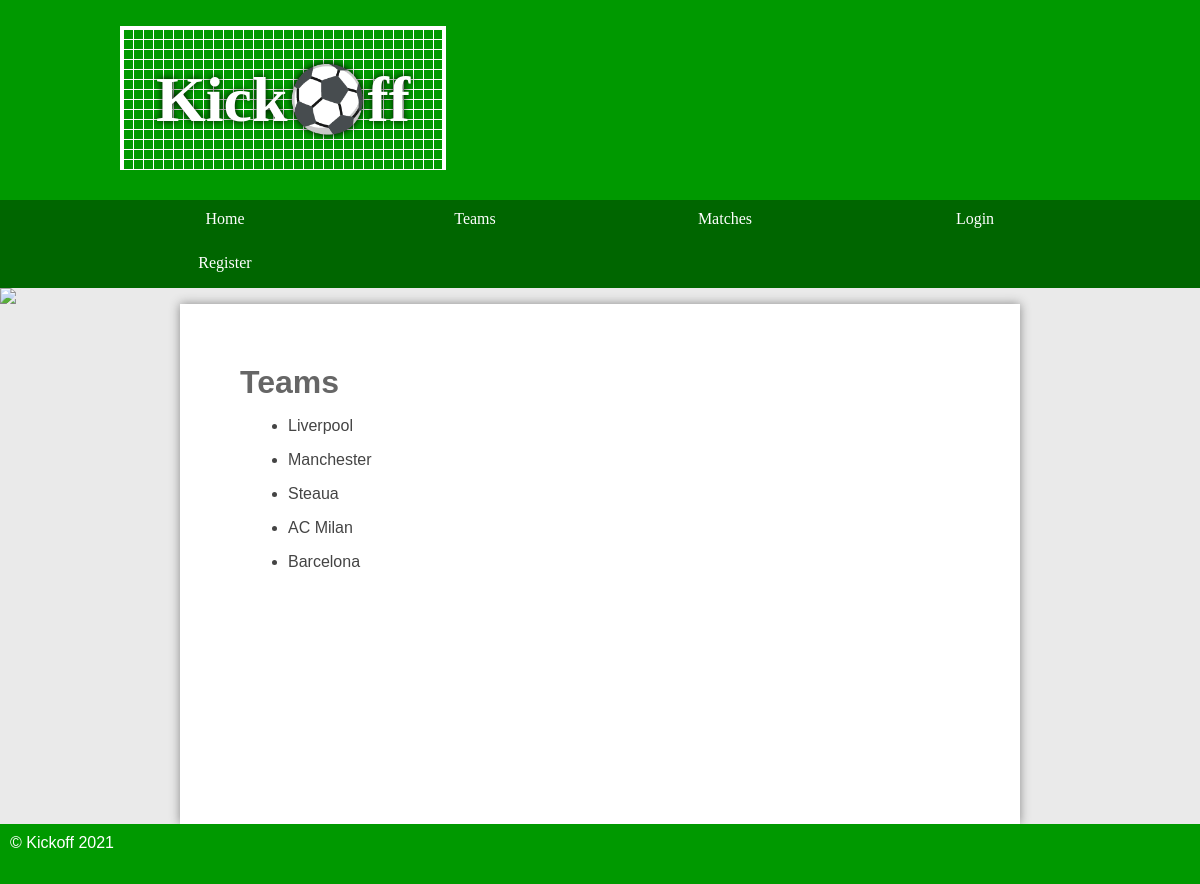
Page /default/public/teams.php on the committed database.
### tables this page shows
CREATE TABLE `team` (
  `id` int(11) NOT NULL AUTO_INCREMENT,
  `name` varchar(165) DEFAULT NULL,
  PRIMARY KEY (`id`)
);

### default/public/teams.php (the view, shortened to what this page needs)
<?php
require '../templates/header.php';
require '../database.php';
$stmtTeam = $pdo->prepare('SELECT * FROM team');
$stmtTeam->execute();
$team = $stmtTeam->fetchAll();
if (isset($_SESSION['loggedin'])){
    $stmt = $pdo->prepare('SELECT * FROM user WHERE id = ' . $_SESSION['loggedin']);
    $stmt->execute();
    $login = $stmt->fetch();
    if ($login['access'] === 'owner' || $login['access'] === 'admin'){
        echo '<h1>Teams</h1>';
        echo '<p><a href="admin.php">Add new team(s)</a></p>';
        echo '<ul>';
        foreach ($team as $teams){
            echo '<li>';
            echo $teams['name'];
            echo ' <a href="editteam.php?id=' . $teams['id'] . '">Edit</a>';
            echo ' <a href="deleteteam.php?id=' . $teams['id'] . '">Delete</a>';
            echo '</li>';
        }
        echo '</ul>';
    }
    else{
        echo '<h1>Teams</h1>
        <ul>';
        foreach ($team as $teams){
            echo '<li>';
            echo $teams['name'];
            echo '</li>';
        }
        echo '</ul>';
    }
}
else{
    echo '<h1>Teams</h1>
    <ul>';
    foreach ($team as $teams){
        echo '<li>';
        echo $teams['name'];
        echo '</li>';
    }
    echo '</ul>';
}
require '../templates/footer.php';

### default/public/styles.css (style rules this page uses)
* { margin: 0; padding: 0; }
html { font-family: 'Oxygen-Regular', verdana, sans-serif; }
body { background-color: #eaeaea; }
main ul { margin-left: 3em; }
p, li, h2 { margin-bottom: 1em; }
main h1 { color: #666; margin-bottom: 0.5em; }

### rows in the picture
team: name "Liverpool"
team: name "Manchester"
team: name "Steaua"
team: name "AC Milan"
team: name "Barcelona"
